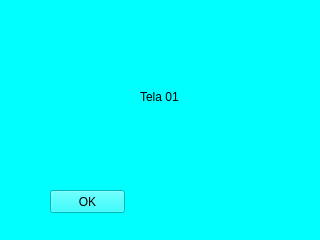
<?xml version="1.0" encoding="UTF-8"?>
<ui version="4.0">
 <class>MainWindow</class>
 <widget class="QMainWindow" name="MainWindow">
  <property name="geometry">
   <rect>
    <x>0</x>
    <y>0</y>
    <width>320</width>
    <height>240</height>
   </rect>
  </property>
  <property name="windowTitle">
   <string>MainWindow</string>
  </property>
  <property name="styleSheet">
   <string notr="true">background-color: rgb(0, 255, 255);</string>
  </property>
  <widget class="QWidget" name="centralwidget">
   <widget class="QPushButton" name="btn_tela01">
    <property name="geometry">
     <rect>
      <x>50</x>
      <y>190</y>
      <width>75</width>
      <height>23</height>
     </rect>
    </property>
    <property name="text">
     <string>OK</string>
    </property>
   </widget>
   <widget class="QLabel" name="label">
    <property name="geometry">
     <rect>
      <x>140</x>
      <y>90</y>
      <width>47</width>
      <height>13</height>
     </rect>
    </property>
    <property name="text">
     <string>Tela 01</string>
    </property>
   </widget>
  </widget>
 </widget>
 <resources/>
 <connections/>
</ui>
